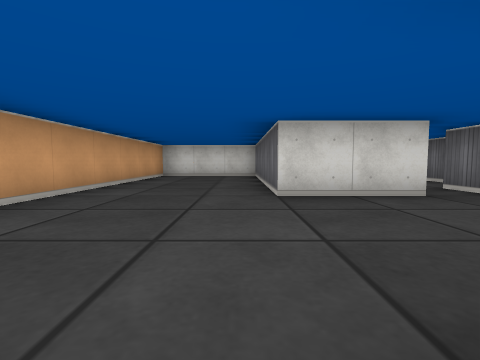
View 1 (above)

17 first-person views from a walk through a cub3D maze. The camera is about half as high as the walls, tilts 4° down and sees 85° across. The floor is counted in squares. Each view is taken from the middle of a square. On the plan, view 1 faces up. The plan holds only what a view shows up to about 9 squares ahead; the rest is blank.

View 2
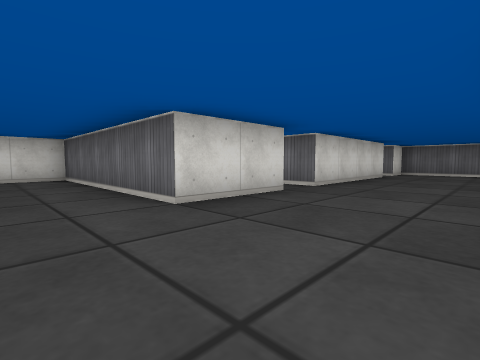

View 3
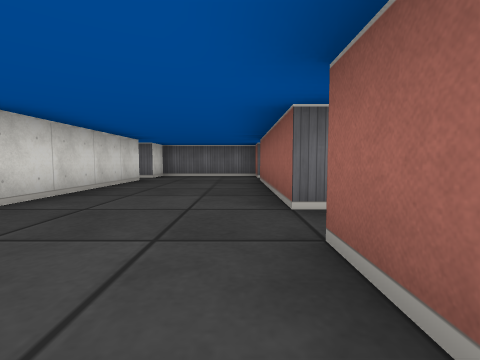

View 4
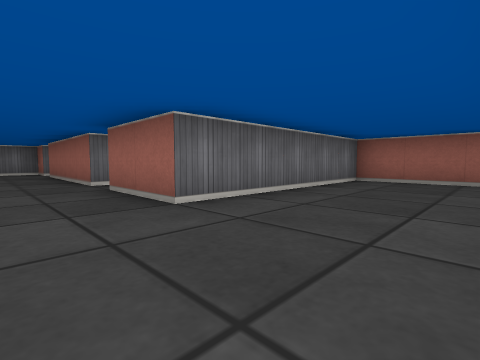

View 5
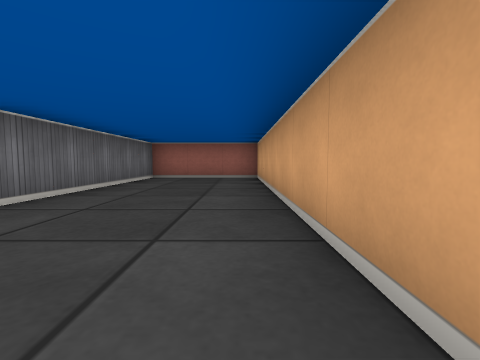

View 6
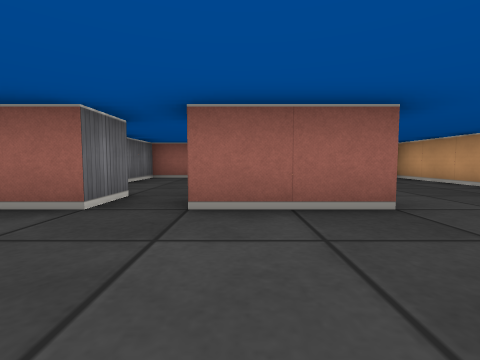

View 7
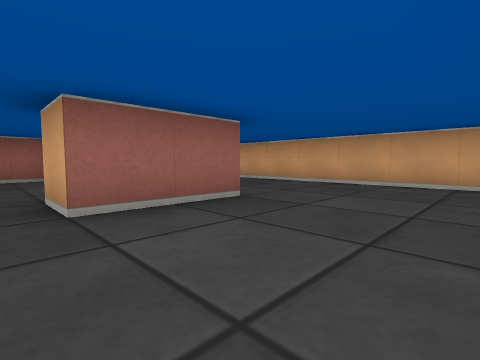

View 8
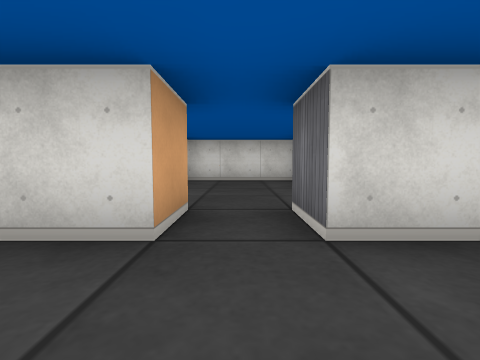

View 9
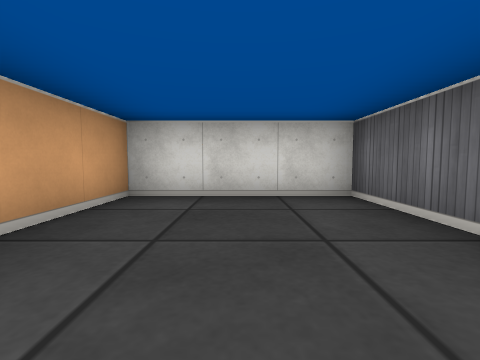

View 10
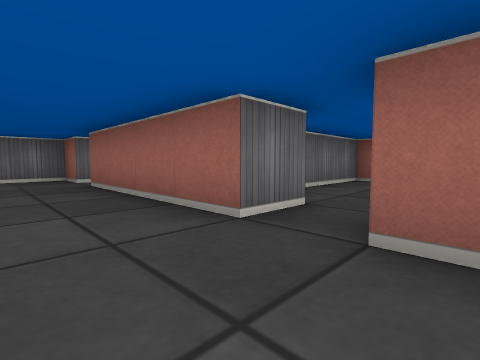

View 11
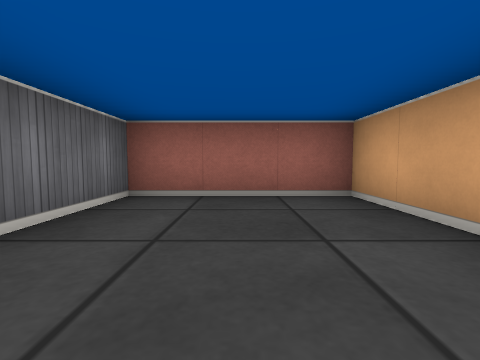

View 12
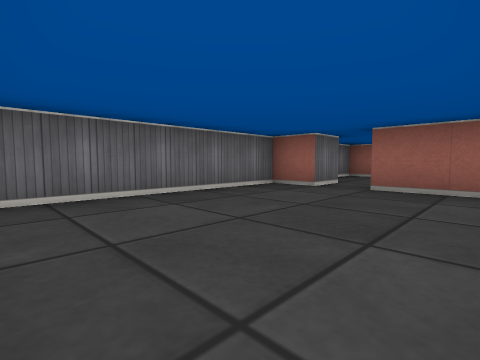

View 13
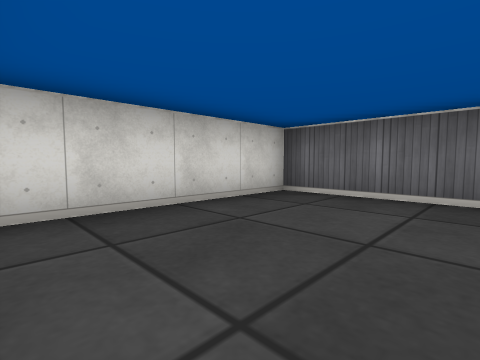

View 14
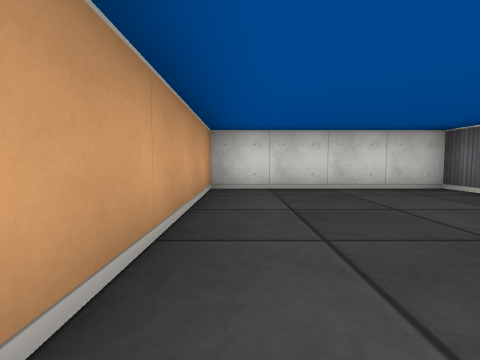

View 15
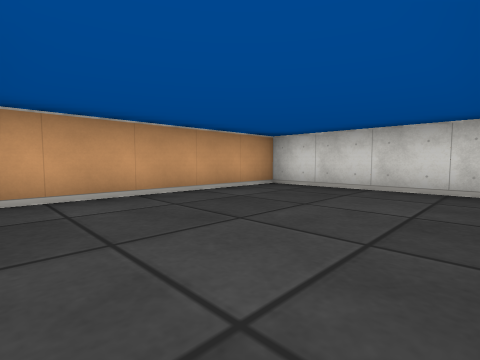

View 16
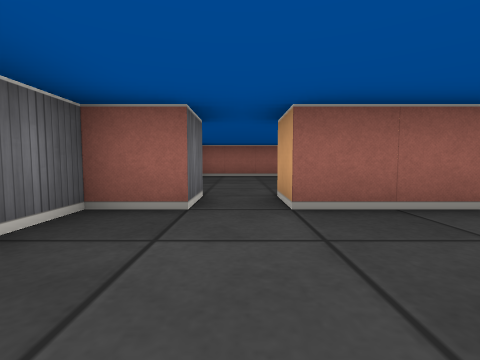

View 17
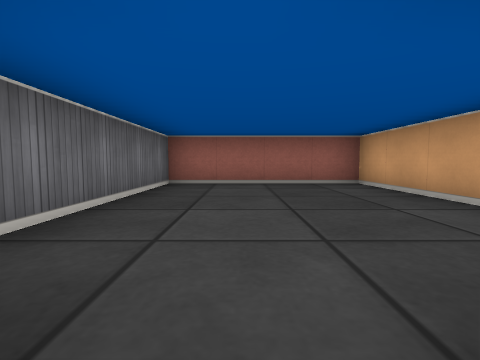

### Floor plan
Points are (right, up) in squares from view 1. A wall is a line through its corners. A room is listed if a view was taken in it or the views show most of it. See-through windows are left out.
Room 1 (views 1, 2, 3, 4, 5, 6, 7, 8, 10, 16)
walls: (2.5, 3.5) (0.5, 3.5) (0.5, 8.5) (-2.5, 8.5) (-2.5, -4.5) (0.5, -4.5) (0.5, 0.5) (2.5, 0.5); (3.5, 0.5) (7.5, 0.5); (7.5, 3.5) (3.5, 3.5); (8.5, 0.5) (9.5, 0.5) (9.5, 3.5) (8.5, 3.5)
ways out: opening at (3, 4) to room 2; opening at (3, 0) to room 3; opening at (8, 4) to room 4; opening at (8, 0) to room 5
Room 2 (view 9)
walls: (4.5, 5.8) (4.5, 8.5) (1.5, 8.5) (1.5, 6.5); (2.5, 4.5) (2.5, 3.5); (3.5, 3.5) (3.5, 4.5)
ways out: opening at (3, 4) to room 1
Room 3 (view 11)
walls: (3.5, -0.6) (3.5, 0.5); (1.5, -2.5) (1.5, -4.5) (4.5, -4.5) (4.5, -2.1); (2.5, 0.5) (2.5, -0.5)
ways out: opening at (3, 0) to room 1
Room 4 (views 12, 13, 14, 15)
walls: (6.1, 4.5) (7.5, 4.5); (8.5, 3.5) (8.5, 4.5) (9.5, 4.5) (9.5, 9.5) (5.5, 9.5) (5.5, 5.1)
ways out: opening at (8, 4) to room 1
Room 5 (view 17)
walls: (5.5, -2.6) (5.5, -5.5) (9.5, -5.5) (9.5, -1.5); (8.5, -0.5) (8.5, 0.5); (7.5, 0.5) (7.5, -0.5)
ways out: opening at (8, 0) to room 1

Where each view was taken, in squares from view 1:
view 1: 0 up, 0 right, facing up
view 2: 1 up, 1 left, facing up-right
view 3: 1 up, 1 right, facing right
view 4: 2 up, 2 left, facing down-right
view 5: 3 up, 2 left, facing down
view 6: 3 up, 2 right, facing down
view 7: 3 up, 3 right, facing down-left
view 8: 2 up, 3 right, facing up
view 9: 5 up, 3 right, facing up
view 10: 2 up, 2 right, facing down-right
view 11: 1 down, 3 right, facing down
view 12: 9 up, 6 right, facing down-right
view 13: 7 up, 6 right, facing up-right
view 14: 5 up, 6 right, facing up
view 15: 5 up, 9 right, facing up-left
view 16: 3 up, 8 right, facing down
view 17: 0 up, 8 right, facing down
